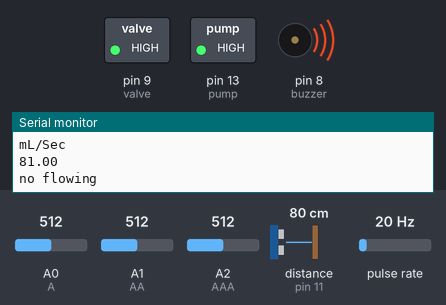
Bench run of a sketch on a simulated Arduino Uno, built with avr-gcc and run on an emulated ATmega328P. Shown: switched loads named in the sketch (green lamp = pin HIGH), buzzer (waves = sounding, pin HIGH), the last lines printed to the serial monitor. Wiring (inferred from the names in the program): pulse sensor: data pin 2. Inputs (shaded band) come from the test bench; at power-on: distance to the obstacle (sensor on pin 11) 80 cm, A0 (A) = 512, A1 (AA) = 512, A2 (AAA) = 512, pulse rate 20 Hz. The echo pulse lasts 58.3 µs per cm; EEPROM starts erased.

Above: at 1.2 s.
1.3 s: distance to the obstacle (sensor on pin 11) set to 53 cm
6.5 s: distance to the obstacle (sensor on pin 11) set to 45 cm
At 8.8 s:
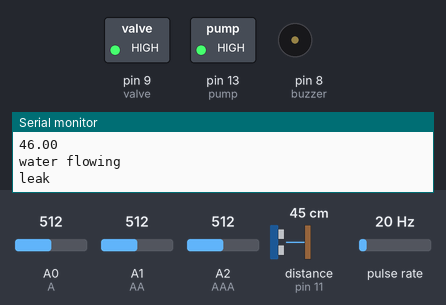
10.6 s: distance to the obstacle (sensor on pin 11) set to 60 cm
At 13.9 s:
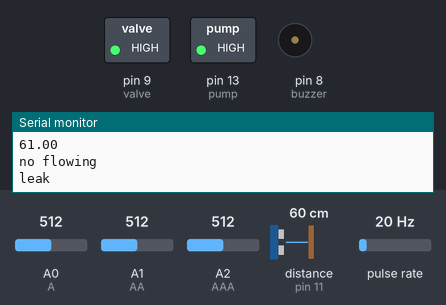
16.4 s: distance to the obstacle (sensor on pin 11) set to 2 cm
At 21.6 s:
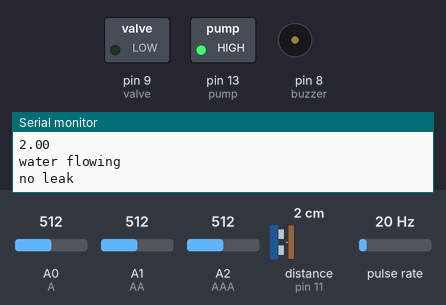
Timing chart, 0 to 22.8 s (numbered marks = the images above; inputs shaded):
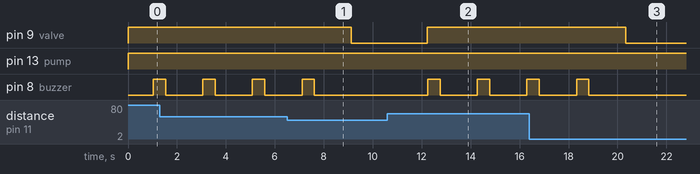

Measured:
- the behaviour switches between 50 and 49 cm on distance to the obstacle (sensor on pin 11) (found by bisection; images 0 and 1)
- after the input at 6.5 s, pin 9 (valve): HIGH → LOW after 2.6 s; pin 8 (buzzer): goes on until 7.6 s, then stays LOW
- after the input at 10.6 s, pin 9 (valve): LOW → HIGH after 1.6 s; pin 8 (buzzer): alternates HIGH for 0.50 s and LOW for 1.5 s, starting after 1.6 s
- after the input at 16.4 s, pin 9 (valve): HIGH → LOW after 3.9 s; pin 8 (buzzer): goes on until 18.8 s, then stays LOW
- by itself, pin 8 (buzzer): alternates HIGH for 0.50 s and LOW for 1.5 s

The sketch:

final1.ino
```cpp
int A = 0;
int AA = 1;
int AAA= 2;// set the input pin for the potentiometer
#include <NewPing.h>
int low = 0;
int mid=0;
int high=0;// variable to store the value coming from the sensor
int pump=13;
int valve=9;
int frag=0;
int addr=0;

#include <EEPROM.h>
#define TRIGGER_PIN  10 // Arduino pin tied to trigger pin on the ultrasonic sensor.
#define ECHO_PIN    11  // Arduino pin tied to echo pin on the ultrasonic sensor.
#define MAX_DISTANCE 500 // Maximum distance we want to ping for (in centimeters). Maximum sensor distance is rated at 400-500cm.
NewPing sonar(TRIGGER_PIN, ECHO_PIN, MAX_DISTANCE); // NewPing setup of pins and maximum distance.
byte sensorInterrupt = 0;  // 0 = digital pin 2
byte sensorPin       = 2;
byte buzzer    = 8;
float flowRate;
unsigned int flowMilliLitres;
volatile byte pulseCount;
unsigned long oldTime;
float calibrationFactor = 4.5;
void setup() {
  // declare the ledPin as an OUTPUT:
   Serial.begin(9600);
   pinMode(pump, OUTPUT);
   pinMode(valve, OUTPUT);
   digitalWrite(valve,HIGH);
  pinMode(sensorPin, INPUT);
pinMode(buzzer, OUTPUT);

pulseCount        = 0;
  flowRate          = 0.0;
  flowMilliLitres   = 0;
   oldTime           = 0;
   attachInterrupt(sensorInterrupt, pulseCounter, FALLING);

}

void loop() {

  // read the value from the sensor:
  tank();
  leak();

int waterout=EEPROM.read(addr);
  if(waterout==1){
    digitalWrite(valve,LOW);
  }else{
     digitalWrite(valve,HIGH);
  }
  distance();
   notify();

  delay(1000);

}
void distance(){
  float distance=sonar.ping_cm();
  Serial.println(distance);
  if(distance<=50){
     EEPROM.write(addr,1);

    Serial.println("water flowing");
  }else{
    EEPROM.write(addr,0);
     Serial.println("no flowing");
  }

}
void tank(){
  low = analogRead(A);
  mid= analogRead(AA);
  high= analogRead(AAA);
   Serial.println(low);
    Serial.println(mid);
     Serial.println(high);

       if((low>900)&&(mid>900) && (high>900))
       {
         Serial.println("sensor = 0%" );
         digitalWrite(pump,LOW);

       }

        else if((low<900)&&(mid>900) && (high>900))
       {
         Serial.println("sensor = 33%" );
          distance();
       }

         else if((low<900)&&(mid<900) && (high>900))
       {
         Serial.println("sensor = 66%" );

       }

        else if((low<900)&&(mid<900) && (high<830))
       {
         Serial.println("sensor = 100%" );
         digitalWrite(pump,HIGH);

       }
}
void leak(){
  if((millis() - oldTime) > 1000)    // Only process counters once per second
  {
    // Disable the interrupt while calculating flow rate and sending the value to
    // the host
    detachInterrupt(sensorInterrupt);
    flowRate = ((1000.0 / (millis() - oldTime)) * pulseCount) / calibrationFactor;
     oldTime = millis();
     flowMilliLitres = (flowRate / 60) * 1000;
     Serial.println("  Current Liquid Flowing: ");             // Output separator
    Serial.println(flowMilliLitres);
    Serial.println("mL/Sec");
     if(flowMilliLitres>0 )
     {
     frag=1;;
     }else{
     frag=0;
       }
     pulseCount = 0;
      attachInterrupt(sensorInterrupt, pulseCounter, FALLING);
  }
}
void pulseCounter()
{
  // Increment the pulse counter
  pulseCount++;
}
void notify(){

  int buzz=frag;
   if(buzz==1 && digitalRead(valve)== HIGH )
  {
    digitalWrite(buzzer,HIGH);
         delay(500);
         digitalWrite(buzzer,LOW);
         delay(500);
         Serial.println("leak");
  } else{
     digitalWrite(buzzer,LOW);
     Serial.println("no leak");
  }
}
```
